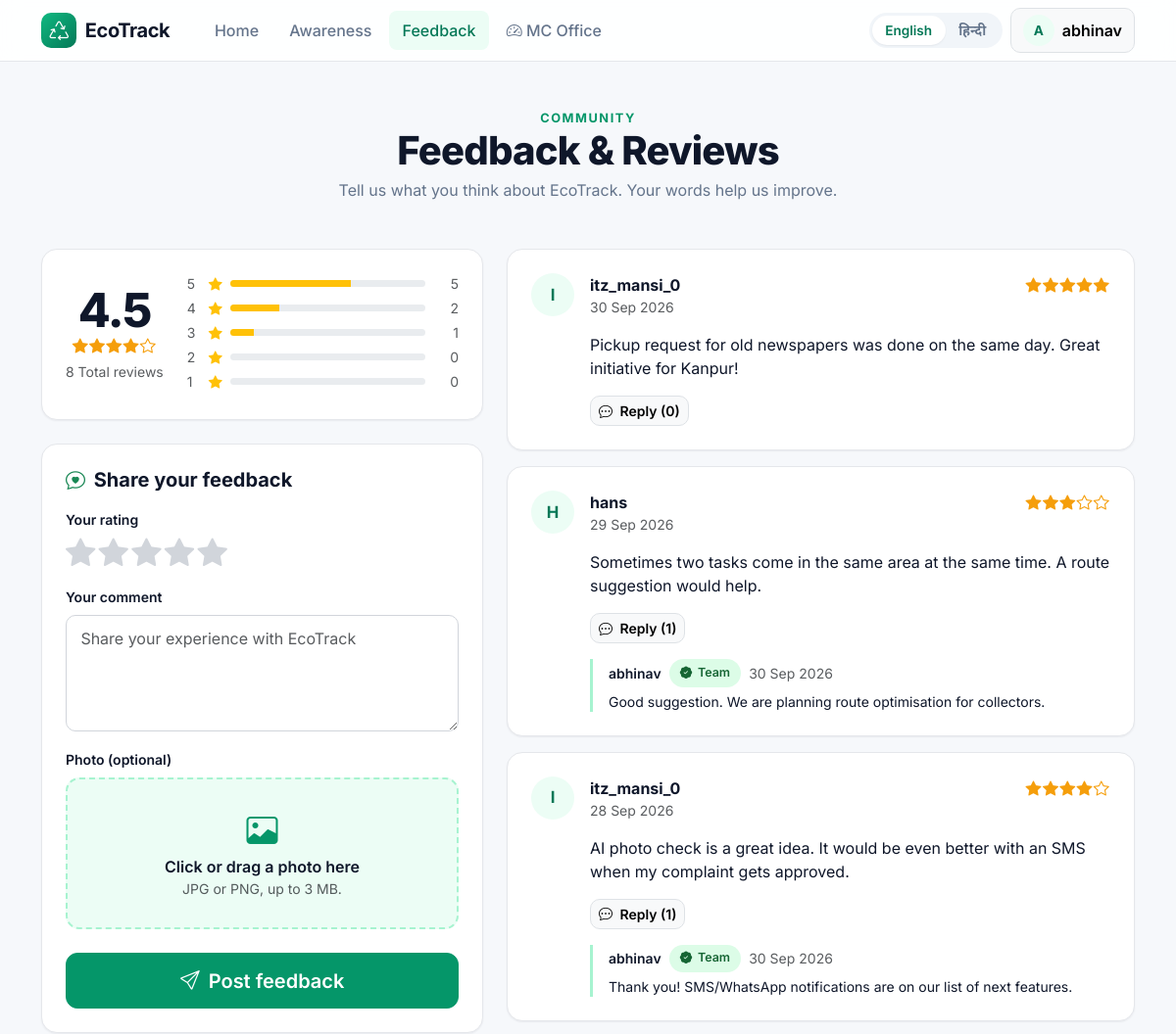
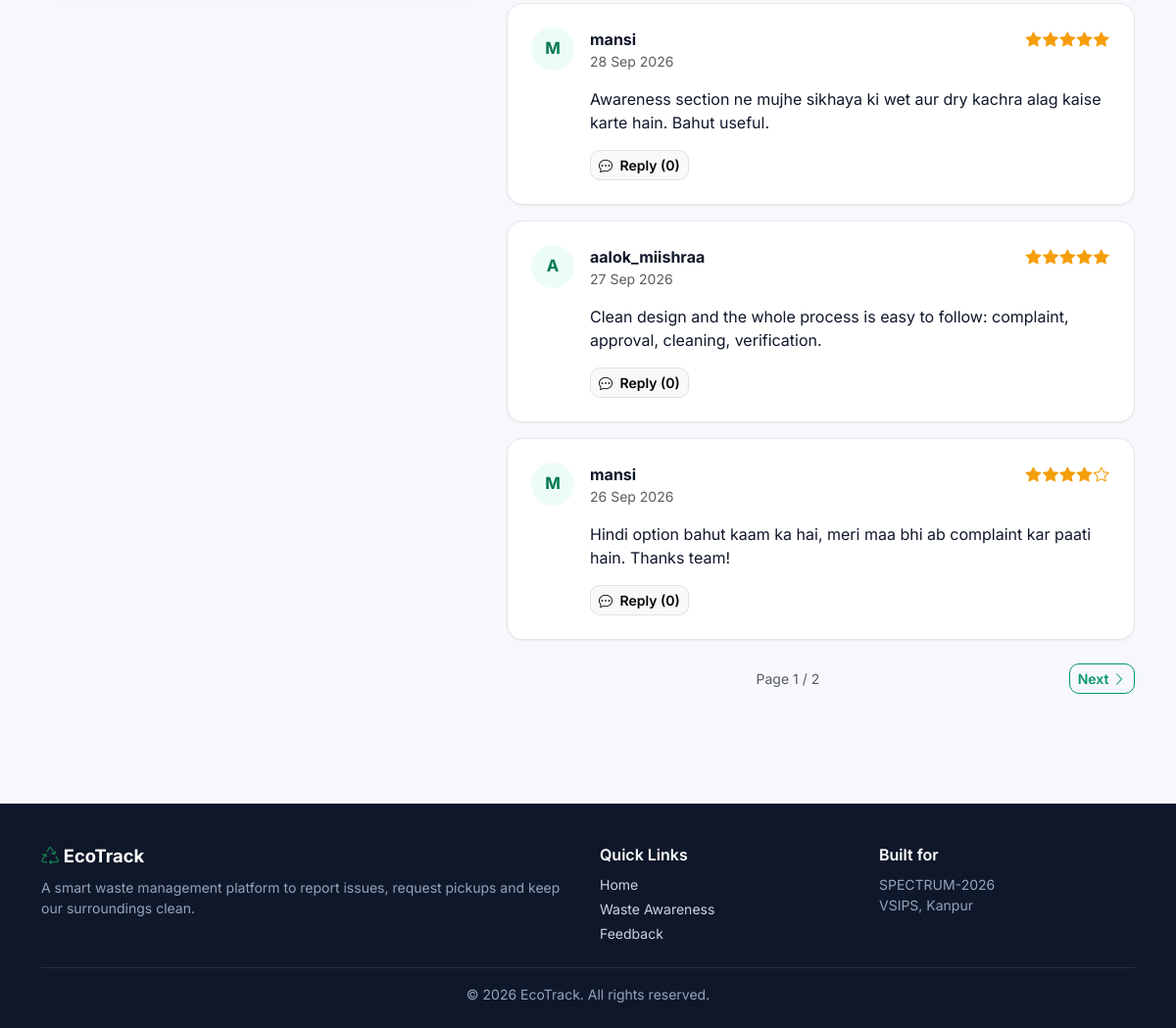
/feedback/ (signed in), run on the app's committed database (2 pictures, top to bottom).
### feedback/models.py (models this page shows, shortened)
class Feedback(models.Model):
    user = models.ForeignKey(User, on_delete=models.SET_NULL, null=True, blank=True,
                             related_name='feedbacks')
    name = models.CharField(max_length=80)          # display name (kept even if the user is deleted)
    message = models.TextField(max_length=1000)
    rating = models.PositiveSmallIntegerField(
        default=5, validators=[MinValueValidator(1), MaxValueValidator(5)])
    photo = models.ImageField(upload_to='feedback/', blank=True, null=True)
    is_visible = models.BooleanField(default=True, help_text='Untick to hide this comment from the website.')
    created_at = models.DateTimeField(auto_now_add=True)
    class Meta:
        ordering = ['-created_at']
        verbose_name_plural = 'feedback'

class FeedbackReply(models.Model):
    feedback = models.ForeignKey(Feedback, on_delete=models.CASCADE, related_name='replies')
    user = models.ForeignKey(User, on_delete=models.SET_NULL, null=True, blank=True,
                             related_name='feedback_replies')
    name = models.CharField(max_length=80)
    message = models.TextField(max_length=500)
    is_team = models.BooleanField(default=False)    # True when an admin/staff member replies
    is_visible = models.BooleanField(default=True)
    created_at = models.DateTimeField(auto_now_add=True)
    class Meta:
        ordering = ['created_at']
        verbose_name_plural = 'feedback replies'

### feedback/views.py (the view)
# urls.py: path('', views.feedback_list, name='feedback'),
def feedback_list(request):
    if request.method == 'POST':
        if not request.user.is_authenticated:
            return redirect(f"{reverse('login')}?next={reverse('feedback')}")
        form = FeedbackForm(request.POST, request.FILES)
        if form.is_valid():
            fb = form.save(commit=False)
            fb.user = request.user
            fb.name = _display_name(request.user)
            fb.save()
            messages.success(request, tr('Thank you! Your feedback has been posted.'))
            return redirect('feedback')
    else:
        form = FeedbackForm()
    visible = Feedback.objects.filter(is_visible=True)
    stats = visible.aggregate(avg=Avg('rating'), total=Count('id'))
    total = stats['total']
    counts = {row['rating']: row['c']
              for row in visible.order_by().values('rating').annotate(c=Count('id'))}
    breakdown = [{'star': s, 'count': counts.get(s, 0),
                  'pct': round(counts.get(s, 0) * 100 / total) if total else 0}
                 for s in (5, 4, 3, 2, 1)]
    replies = FeedbackReply.objects.filter(is_visible=True)
    page_obj = Paginator(
        visible.prefetch_related(Prefetch('replies', queryset=replies)), PAGE_SIZE
    ).get_page(request.GET.get('page'))
    avg = round(stats['avg'] or 0, 1)
    return render(request, 'feedback/list.html', {
        'form': form,
        'reply_form': ReplyForm(),
        'page_obj': page_obj,
        'total': total,
        'avg': avg,
        'avg_stars': round(avg),
        'breakdown': breakdown,
    })

### templates/feedback/list.html (shortened to what this page needs)
{% extends 'base.html' %}
{% load eco_tags %}
{% block content %}
<div class="container py-5">
    <div class="text-center mb-5">
        <div class="eyebrow">{% t "Community" %}</div>
        <h1 class="page-title">{% t "Feedback & Reviews" %}</h1>
        <p class="page-sub">{% t "Tell us what you think about EcoTrack. Your words help us improve." %}</p>
    </div>
    <div class="row g-4">
        <div class="col-lg-5">
            <div class="card-x p-4 mb-4">
                <div class="d-flex align-items-center gap-4">
                    <div class="text-center">
                        <div class="rating-big">{{ avg }}</div>
                        <div class="stars">{% include 'partials/stars.html' with n=avg_stars %}</div>
                        <div class="small text-muted mt-1">{{ total }} {% t "Total reviews" %}</div>
                    </div>
                    <div class="flex-grow-1">
                        {% for row in breakdown %}
                        <div class="d-flex align-items-center gap-2 small mb-1">
                            <span class="text-muted" style="width:14px">{{ row.star }}</span>
                            <i class="bi bi-star-fill text-warning"></i>
                            <div class="progress flex-grow-1" style="height:7px">
                                <div class="progress-bar bg-warning" style="width:{{ row.pct }}%"></div>
                            </div>
                            <span class="text-muted text-end" style="width:26px">{{ row.count }}</span>
                        </div>
                        {% endfor %}
                    </div>
                </div>
            </div>
            <div class="card-x p-4">
                <h5 class="fw-bold mb-3"><i class="bi bi-chat-heart text-success me-1"></i> {% t "Share your feedback" %}</h5>
                {% if user.is_authenticated %}
                <form method="post" enctype="multipart/form-data">
                    <label class="form-label fw-semibold">{{ form.rating.label }}</label>
                    <div class="mb-1">
                        <div class="star-input">
                            {% for value in "54321" %}
                            <label for="star{{ value }}" title="{{ value }}"><i class="bi bi-star-fill"></i></label>
                            {% endfor %}
                        </div>
                    </div>
                    <div class="mt-3">{% include 'partials/field.html' with field=form.message %}</div>
                    <label class="form-label fw-semibold">{{ form.photo.label }}</label>
                    <div class="dropzone mb-2">
                        <i class="bi bi-image"></i>
                        <div class="fw-semibold" id="photoLabel">{% t "Click or drag a photo here" %}</div>
                        <div class="small text-muted">{% t "JPG or PNG, up to 3 MB." %}</div>
                    </div>
                    <button class="btn btn-brand btn-lg w-100 mt-3"><i class="bi bi-send me-1"></i> {% t "Post feedback" %}</button>
                </form>
                {% endif %}
            </div>
        </div>
        <div class="col-lg-7">
            {% for f in page_obj %}
            {% with replies=f.replies.all %}
            <article class="card-x p-4 mb-3" id="fb-{{ f.pk }}">
                <div class="d-flex gap-3">
                    <span class="avatar avatar-lg">{{ f.name|slice:":1"|upper }}</span>
                    <div class="flex-grow-1 min-w-0">
                        <div class="d-flex flex-wrap justify-content-between gap-2">
                            <div>
                                <div class="fw-bold">{{ f.name }}</div>
                                <div class="small text-muted">{{ f.created_at|date:"d M Y" }}</div>
                            </div>
                            <div class="stars">{% include 'partials/stars.html' with n=f.rating %}</div>
                        </div>
                        <p class="mt-3 mb-2 fb-text">{{ f.message|linebreaksbr }}</p>
                        <div class="mt-3">
                            <button class="btn btn-sm btn-light border" type="button"
                                    data-bs-toggle="collapse" data-bs-target="#reply-{{ f.pk }}">
                                <i class="bi bi-chat-dots me-1"></i> {% t "Reply" %} ({{ replies|length }})
                            </button>
                        </div>
                        {% if replies %}
                        <div class="reply-list mt-3">
                            {% for r in replies %}
                            <div class="reply-item">
                                <div class="d-flex flex-wrap align-items-center gap-2">
                                    <span class="fw-semibold small">{{ r.name }}</span>
                                    {% if r.is_team %}<span class="badge-soft b-success"><i class="bi bi-patch-check-fill"></i> {% t "Team" %}</span>{% endif %}
                                    <span class="small text-muted">{{ r.created_at|date:"d M Y" }}</span>
                                </div>
                                <div class="small mt-1">{{ r.message|linebreaksbr }}</div>
                            </div>
                            {% endfor %}
                        </div>
                        {% endif %}
                    </div>
                </div>
            </article>
            {% endwith %}
            {% empty %}
            <div class="card-x empty-state">
                <i class="bi bi-chat-square-heart"></i>
                <p class="mt-2 mb-0">{% t "No feedback yet. Be the first to share your thoughts!" %}</p>
            </div>
            {% endfor %}
            {% if page_obj.paginator.num_pages > 1 %}
            <div class="d-flex justify-content-between align-items-center mt-4">
                <span class="small text-muted">{% t "Page" %} {{ page_obj.number }} / {{ page_obj.paginator.num_pages }}</span>
                {% if page_obj.has_next %}
                <a class="btn btn-outline-brand btn-sm" href="?page={{ page_obj.next_page_number }}">{% t "Next" %} <i class="bi bi-chevron-right"></i></a>
                {% else %}<span></span>{% endif %}
            </div>
            {% endif %}
        </div>
    </div>
</div>
{% endblock %}

### templates/base.html (shortened to what this page needs)
{% load static eco_tags %}
<!DOCTYPE html>
<html lang="{{ request.LANGUAGE_CODE|default:'en' }}">
<head>
    <link href="https://cdn.jsdelivr.net/npm/bootstrap@5.3.3/dist/css/bootstrap.min.css" rel="stylesheet">
    <link href="https://cdn.jsdelivr.net/npm/bootstrap-icons@1.11.3/font/bootstrap-icons.min.css" rel="stylesheet">
    <link href="{% static 'css/style.css' %}" rel="stylesheet">
</head>
<body>
<nav class="navbar navbar-expand-lg navbar-eco sticky-top" id="mainNav">
    <div class="container">
        <a class="navbar-brand d-flex align-items-center fw-bold" href="{% url 'home' %}">
            <span class="brand-mark"><i class="bi bi-recycle"></i></span>EcoTrack
        </a>
        <div class="collapse navbar-collapse" id="nav">
            {% with n=request.resolver_match.url_name %}
            <ul class="navbar-nav me-auto ms-lg-3 gap-lg-1">
                <li class="nav-item"><a class="nav-link {% if n == 'home' %}active{% endif %}" href="{% url 'home' %}">{% t "Home" %}</a></li>
                <li class="nav-item"><a class="nav-link {% if n == 'awareness' %}active{% endif %}" href="{% url 'awareness' %}">{% t "Awareness" %}</a></li>
                <li class="nav-item"><a class="nav-link {% if n == 'feedback' %}active{% endif %}" href="{% url 'feedback' %}">{% t "Feedback" %}</a></li>
                {% if user.is_authenticated %}
                    {% if is_citizen %}
                    <li class="nav-item"><a class="nav-link {% if n == 'report_complaint' %}active{% endif %}" href="{% url 'report_complaint' %}">{% t "Report Issue" %}</a></li>
                    <li class="nav-item"><a class="nav-link {% if n == 'request_pickup' %}active{% endif %}" href="{% url 'request_pickup' %}">{% t "Request Pickup" %}</a></li>
                    {% elif is_collector %}
                    <li class="nav-item"><a class="nav-link {% if n == 'collector_dashboard' %}active{% endif %}" href="{% url 'collector_dashboard' %}"><i class="bi bi-truck"></i> {% t "My Tasks" %}</a></li>
                    {% elif is_officer %}
                    <li class="nav-item"><a class="nav-link " href="{% url 'dashboard' %}"><i class="bi bi-speedometer2"></i> {% t "MC Office" %}</a></li>
                    {% endif %}
                {% endif %}
            </ul>
            {% endwith %}
            <div class="d-flex align-items-center gap-2 mt-3 mt-lg-0">
                <div class="lang-switch">
                    <a href="{% url 'set_language' 'en' %}" class="{% if request.LANGUAGE_CODE != 'hi' %}on{% endif %}">English</a>
                    <a href="{% url 'set_language' 'hi' %}" class="{% if request.LANGUAGE_CODE == 'hi' %}on{% endif %}">हिन्दी</a>
                </div>
                {% if user.is_authenticated %}
                <div class="dropdown">
                    <button class="btn btn-light border d-flex align-items-center gap-2" data-bs-toggle="dropdown">
                        <span class="avatar">{{ user.username|slice:":1"|upper }}</span>
                        <span class="fw-semibold">{{ user.username }}</span>
                    </button>
                </div>
                {% else %}
                <a href="{% url 'login' %}" class="btn btn-light border">{% t "Login" %}</a>
                <a href="{% url 'register' %}" class="btn btn-brand">{% t "Get Started" %}</a>
                {% endif %}
            </div>
        </div>
    </div>
</nav>
<main>
    {% block content %}{% endblock %}
</main>
<footer class="footer">
    <div class="container">
        <div class="row g-4">
            <div class="col-md-6">
                <div class="footer-brand mb-2"><i class="bi bi-recycle text-success"></i> EcoTrack</div>
                <p class="mb-0 small">{% t "A smart waste management platform to report issues, request pickups and keep our surroundings clean." %}</p>
            </div>
            <div class="col-md-3">
                <div class="text-white fw-semibold mb-2">{% t "Quick Links" %}</div>
                <div class="d-flex flex-column gap-1 small">
                    <a href="{% url 'home' %}">{% t "Home" %}</a>
                    <a href="{% url 'awareness' %}">{% t "Waste Awareness" %}</a>
                    <a href="{% url 'feedback' %}">{% t "Feedback" %}</a>
                </div>
            </div>
            <div class="col-md-3">
                <div class="text-white fw-semibold mb-2">{% t "Built for" %}</div>
                <div class="small">SPECTRUM-2026<br>VSIPS, Kanpur</div>
            </div>
        </div>
        <hr class="border-secondary mt-4">
        <div class="small text-center">© 2026 EcoTrack. {% t "All rights reserved." %}</div>
    </div>
</footer>
</body>
</html>

### templates/partials/stars.html
{% for i in "12345" %}<i class="bi {% if forloop.counter <= n %}bi-star-fill{% else %}bi-star{% endif %}"></i>{% endfor %}

### data on the page
Feedback: name "I", name "itz_mansi_0", created_at "30 Sep 2026", rating 5 (drawn), message "Pickup request for old newspapers was done on the same day. Great initiative for Kanpur!", t "Reply", replies.all|length "0"
Feedback: name "H", name "hans", created_at "29 Sep 2026", rating 3 (drawn), message "Sometimes two tasks come in the same area at the same time. A route suggestion would help.", t "Reply", replies.all|length "1"
FeedbackReply: name "abhinav", t "Team", created_at "30 Sep 2026", message "Good suggestion. We are planning route optimisation for collectors."
Feedback: name "I", name "itz_mansi_0", created_at "28 Sep 2026", rating 4 (drawn), message "AI photo check is a great idea. It would be even better with an SMS when my complaint gets approved.", t "Reply", replies.all|length "1"
FeedbackReply: name "abhinav", t "Team", created_at "30 Sep 2026", message "Thank you! SMS/WhatsApp notifications are on our list of next features."
Feedback: name "M", name "mansi", created_at "28 Sep 2026", rating 5 (drawn), message "Awareness section ne mujhe sikhaya ki wet aur dry kachra alag kaise karte hain. Bahut useful.", t "Reply", replies.all|length "0"
Feedback: name "A", name "aalok_miishraa", created_at "27 Sep 2026", rating 5 (drawn), message "Clean design and the whole process is easy to follow: complaint, approval, cleaning, verification.", t "Reply", replies.all|length "0"
Feedback: name "M", name "mansi", created_at "26 Sep 2026", rating 4 (drawn), message "Hindi option bahut kaam ka hai, meri maa bhi ab complaint kar paati hain. Thanks team!", t "Reply", replies.all|length "0"

### other printed values
{{ user.username|slice:":1"|upper }} "A"
{{ user.username }} "abhinav"
{{ avg }} "4.5"
{{ total }} "8"
{{ row.star }} "5" "4" "3" "2" "1"
{{ row.count }} "5" "2" "1" "0" "0"
{{ field.label }} "Your comment"
{{ page_obj.number }} "1"
{{ page_obj.paginator.num_pages }} "2"
